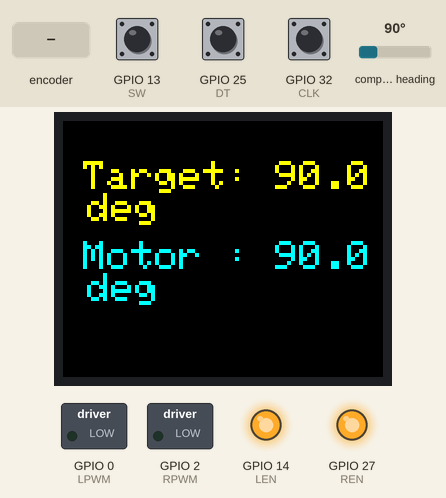
Recording of a sketch running on a simulated ESP32. On the bench: 160×128 colour display, switched loads named in the sketch (green lamp = pin HIGH), output pins drawn as LEDs (lit = HIGH). Wiring (inferred from the names in the program): AS5600 angle sensor at I2C address 0x36. The test bench sets the inputs (shaded band); at power-on: compass heading 90°, GPIO 13 (SW) HIGH, GPIO 25 (DT) HIGH, GPIO 32 (CLK) HIGH.

Above: at 1.3 s.
1.4 s: compass heading set to 180°
At 2.6 s:
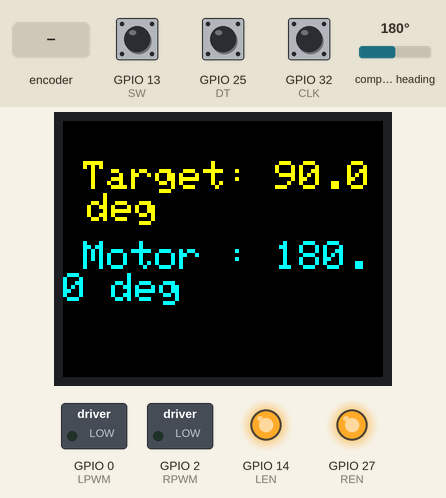
4.4 s: rotary encoder on GPIO 32 (CLK) / GPIO 25 (DT) turned 3 steps (first pin leading)
At 6.4 s:
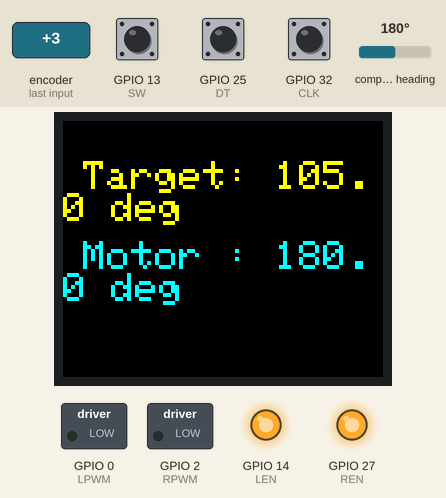
8.0 s: compass heading set to 90°
At 9.5 s:
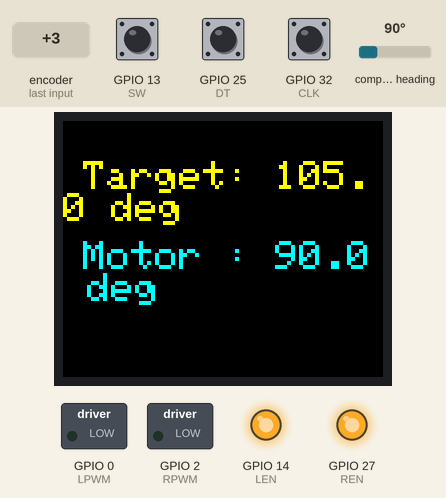
11.0 s: rotary encoder on GPIO 32 (CLK) / GPIO 25 (DT) turned 1 step (first pin leading)
At 12.3 s:
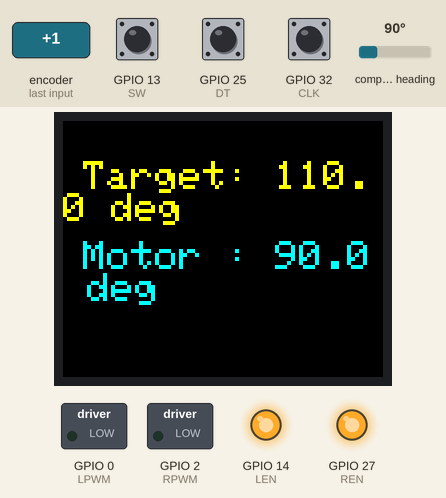
14.2 s: compass heading set to 269°
At 15.2 s:
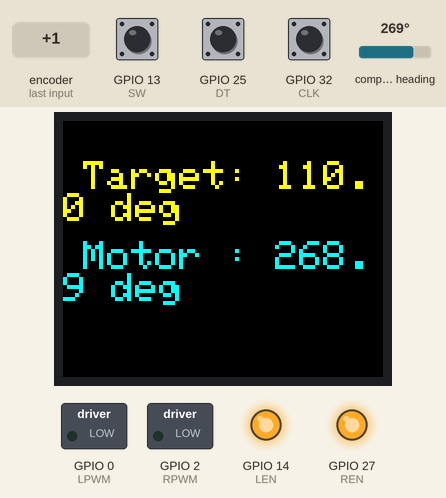
17.2 s: compass heading set to 90°
At 18.1 s:
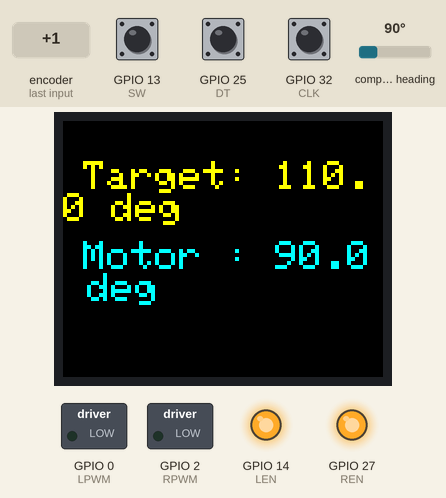
Timing chart, 0 to 20.2 s (numbered marks = the images above; inputs shaded):
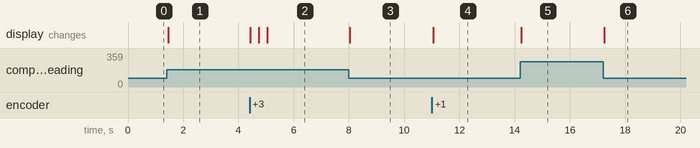

The sketch:

motor-tft-rotary-as.ino
```cpp
#include <Wire.h>
#include <Adafruit_GFX.h>
#include <Adafruit_ST7735.h>

// === TFT Setup ===
#define TFT_CS    5
#define TFT_RST   4
#define TFT_DC    15
Adafruit_ST7735 tft = Adafruit_ST7735(TFT_CS, TFT_DC, TFT_RST);

// === AS5600 (I2C Address) ===
#define AS5600_ADDR 0x36

// === Rotary Encoder ===
#define CLK 32
#define DT  25
#define SW  13

// === BTS7960 ===
#define RPWM 2
#define LPWM 0
#define REN 27
#define LEN 14

// === Variabel Global ===
float targetAngle = 0;
float currentAngle = 0;

int lastCLK = HIGH;
bool lastSW = HIGH;
unsigned long lastButtonPress = 0; // Untuk debounce non-blocking
int rotaryStep = 5; // Step sudut tiap klik rotary


void setup() {
  Serial.begin(115200);
  Wire.begin(21, 22);

  // Rotary
  pinMode(CLK, INPUT);
  pinMode(DT, INPUT);
  pinMode(SW, INPUT_PULLUP);
  lastCLK = digitalRead(CLK);

  // Motor (pin tetap disiapkan untuk nanti)
  pinMode(RPWM, OUTPUT);
  pinMode(LPWM, OUTPUT);
  pinMode(REN, OUTPUT);
  pinMode(LEN, OUTPUT);
  digitalWrite(REN, HIGH);
  digitalWrite(LEN, HIGH);
  // Pastikan motor tidak bergerak saat start
  analogWrite(RPWM, 0);
  analogWrite(LPWM, 0);

  // TFT
  tft.initR(INITR_BLACKTAB);
  tft.setRotation(1);
  tft.fillScreen(ST77XX_BLACK);
  tft.setTextSize(2); // Ukuran teks diperbesar agar lebih jelas

  // Baca posisi awal motor sebagai target awal
  targetAngle = readAS5600Angle();
  currentAngle = targetAngle;
  displayValues();
}

void loop() {
  // === BACA ROTARY ENCODER UNTUK MENGUBAH TARGET ANGLE ===
  int currentCLK = digitalRead(CLK);
  if (currentCLK != lastCLK && currentCLK == LOW) {
    // DIUBAH: Logika arah putaran yang lebih andal
    int direction = (digitalRead(DT) != currentCLK) ? 1 : -1;
    targetAngle += direction * rotaryStep;
    // DIHAPUS: Batasan 0-360 pada targetAngle, biarkan berputar bebas
  }
  lastCLK = currentCLK;

  // === BACA POSISI MOTOR SAAT INI ===
  currentAngle = readAS5600Angle();

  // === BACA TOMBOL (UNTUK RESET TARGET) ===
  bool currentSW = digitalRead(SW);
  // DIUBAH: Logika tombol dengan debounce non-blocking
  if (lastSW == HIGH && currentSW == LOW && (millis() - lastButtonPress) > 250) {
    lastButtonPress = millis();
    // FUNGSI BARU: Tekan tombol untuk menyamakan target dengan posisi motor saat ini
    targetAngle = currentAngle;
  }
  lastSW = currentSW;

  // === PERBARUI TAMPILAN ===
  displayValues();

  // Tidak ada kontrol motor di sini, hanya pembacaan dan tampilan
  // Fungsi driveMotor() bisa ditambahkan kembali saat logika kontrol siap

  delay(10); // Memberi jeda agar loop tidak terlalu cepat
}

// Fungsi ini disimpan untuk penggunaan di masa depan, tapi tidak dipanggil dari loop()
void driveMotor(int speed) {
  if (abs(speed) < 10) { // Deadband
    analogWrite(RPWM, 0);
    analogWrite(LPWM, 0);
    return;
  }

  if (speed > 0) {
    analogWrite(RPWM, speed);
    analogWrite(LPWM, 0);
  } else {
    analogWrite(RPWM, 0);
    analogWrite(LPWM, -speed);
  }
}

// Fungsi ini sudah benar, tidak perlu diubah
float readAS5600Angle() {
  Wire.beginTransmission(AS5600_ADDR);
  Wire.write(0x0E); // Register sudut MSB
  Wire.endTransmission();
  Wire.requestFrom(AS5600_ADDR, 2);

  if (Wire.available() < 2) {
    return currentAngle; // Jika gagal baca, kembalikan nilai terakhir
  }

  uint16_t high = Wire.read();
  uint16_t low = Wire.read();
  uint16_t raw = ((high & 0x0F) << 8) | low;

  return (raw * 360.0) / 4096.0;
}

// DISEDERHANAKAN: Hanya menampilkan nilai yang relevan
void displayValues() {
  tft.fillScreen(ST77XX_BLACK);

  tft.setCursor(10, 20);
  tft.setTextColor(ST77XX_YELLOW);
  tft.print("Target: ");
  tft.print(targetAngle, 1);
  tft.print(" deg");

  tft.setCursor(10, 60);
  tft.setTextColor(ST77XX_CYAN);
  tft.print("Motor : ");
  tft.print(currentAngle, 1);
  tft.print(" deg");
}
```

Measured:
- after the input at 1.4 s, the display: changes after 0.05 s (image 1)
- after the input at 4.4 s, the display: first changes at once (image 2 shows a later state)
- after the input at 8.0 s, the display: changes at once (image 3)
- after the input at 11.0 s, the display: changes after 0.05 s (image 4)
- after the input at 14.2 s, the display: changes at once (image 5)
- after the input at 17.2 s, the display: changes after 0.05 s (image 6)
